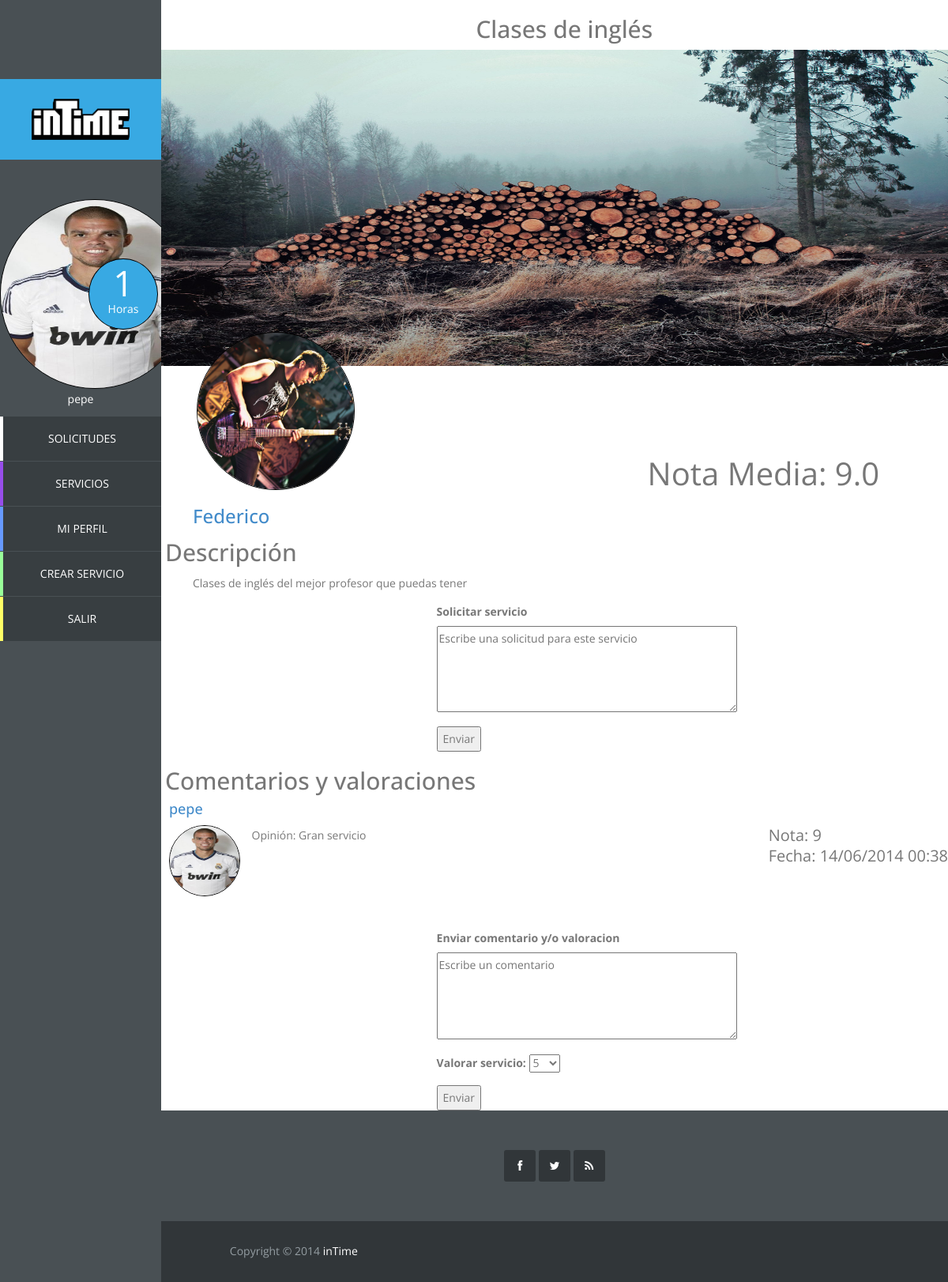
Page /vista/servicio.php?id_servicio=4 (signed in) on the earlier database version.
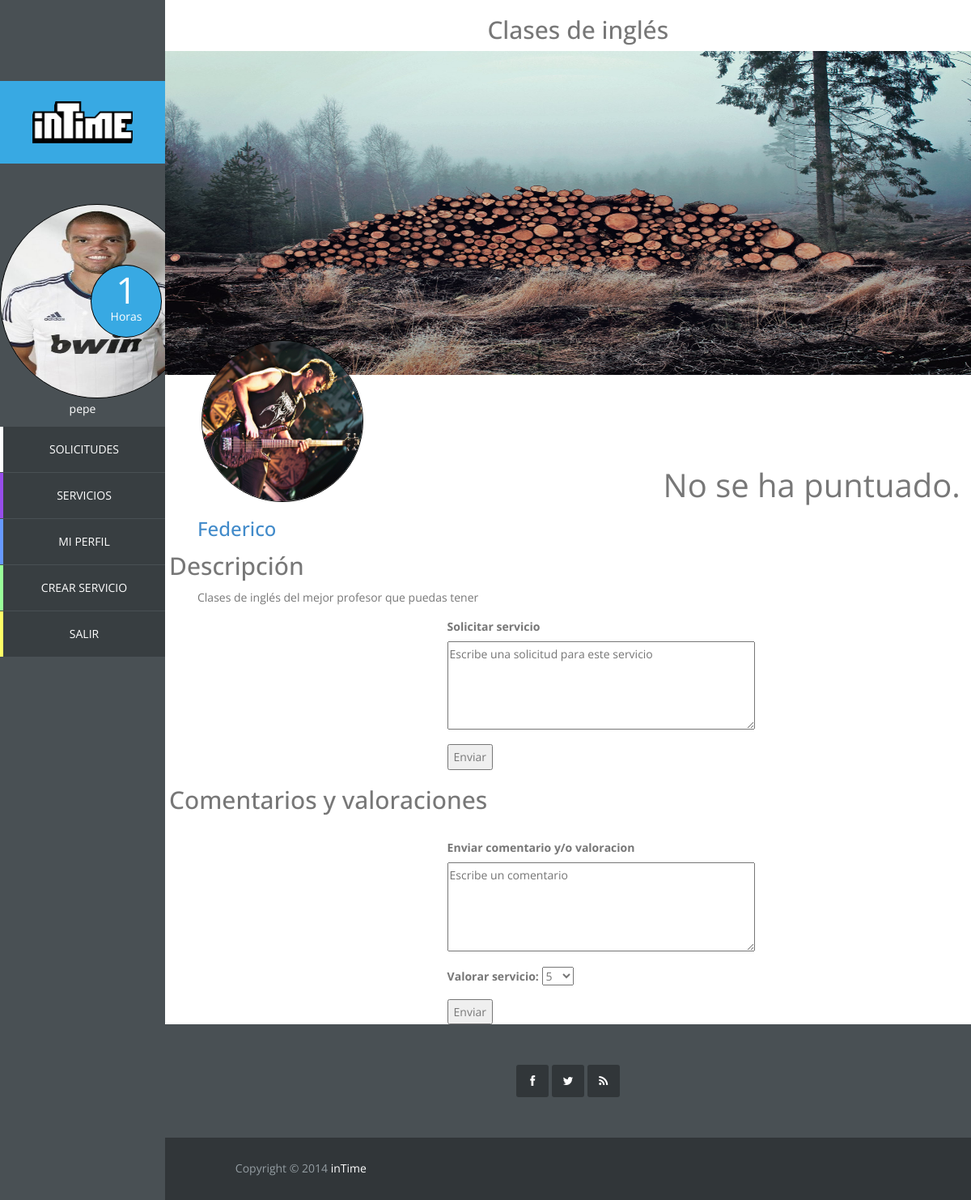
Same page on the later database version.
### tables this page shows
CREATE TABLE IF NOT EXISTS `usuario` (
  `id_usuario` int(11) NOT NULL AUTO_INCREMENT,
  `correo` varchar(40) NOT NULL,
  `nombre` varchar(20) NOT NULL,
  `apellidos` varchar(40) NOT NULL,
  `direccion` varchar(80) NOT NULL,
  `horas_usuario` int(11) NOT NULL,
  `foto_usuario` varchar(20) DEFAULT NULL,
  `pass` char(128) NOT NULL,
  `salt` char(128) NOT NULL,
  `vio_sol_recibidas` datetime NOT NULL,
  `vio_sol_enviadas` datetime NOT NULL,
  PRIMARY KEY (`id_usuario`),
  UNIQUE KEY `correo` (`correo`)
);

CREATE TABLE IF NOT EXISTS `servicio` (
  `id_servicio` int(11) NOT NULL AUTO_INCREMENT,
  `id_usuario` int(11) NOT NULL,
  `id_categoria` int(11) NOT NULL,
  `nombre_servicio` varchar(50) NOT NULL,
  `descripcion` varchar(1000) DEFAULT NULL,
  `horas` int(11) NOT NULL,
  `foto_servicio` blob,
  PRIMARY KEY (`id_servicio`),
  KEY `id_usuario` (`id_usuario`),
  KEY `id_categoria` (`id_categoria`)
);

CREATE TABLE IF NOT EXISTS `valoracion_servicio` (
  `id_valoracion` int(11) NOT NULL AUTO_INCREMENT,
  `id_ser_realizado` int(11) NOT NULL,
  `id_usuario` int(11) NOT NULL,
  `nota` int(11) NOT NULL,
  `opinion` varchar(500) NOT NULL,
  `fecha` datetime NOT NULL,
  PRIMARY KEY (`id_valoracion`),
  KEY `id_ser_realizado` (`id_ser_realizado`),
  KEY `id_usuario` (`id_usuario`)
);

### modelo/usuario.php (called while the page is built, shortened)
<?php
	class Usuario {
		private $id;
		private $nombre;
		private $horas;
		private $foto;
		public function __construct($id, $correo, $nombre, $apellidos, $direccion, $horas, $foto, $pass, $salt) {
			$this->id = $id;
			$this->nombre = $nombre;
			$this->horas = $horas;
			$this->foto = $foto;
		}
		public function getId(){
			return $this->id;
		}
		public function getNombre(){
			return $this->nombre;
		}
		public function getHoras(){
			return $this->horas;
		}
		public function getFoto(){
			return $this->foto;
		}
	}

### controlador/op_base_datos.php (called while the page is built, shortened)
<?php
class Mysql{
	protected $host="localhost";
	protected $user="root";
    protected $clave="";
    protected $bd="intime";
    protected $conexion;
	protected function conectar(){
        $this->conexion=mysqli_connect($this->host,$this->user,$this->clave);
        mysqli_select_db($this->conexion, $this->bd);
		$this->conexion->set_charset("utf8");
    }
	protected function escapaBd(&$args) {
		$numElems = count($args);
		for($i=0; $i < $numElems; $i++){
			$args[$i] = mysqli_real_escape_string($this->conexion, $args[$i]);
		}
	}
}

### controlador/op_base_datos_usuario.php (called while the page is built, shortened)
<?php
require_once '../controlador/op_base_datos.php';
class MysqlUsuario extends Mysql {
	public function conseguirUsuarioById($id){
		$pst = $this->conexion->prepare("select * from usuario where id_usuario = ?");
		$pst->bind_param("s", $id);
		$pst->execute();
		$pst->bind_result($id_usuario, $correo, $nombre, $apellidos, $direccion, $horas, $foto, $pass, $salt,
			$vio_sol_recibidas, $vio_sol_enviadas);
		$usuario = NULL;
		if($pst->fetch()){
			$usuario = new Usuario($id_usuario, $correo, $nombre, $apellidos, $direccion, $horas, $foto, $pass, $salt,
				$vio_sol_recibidas, $vio_sol_enviadas);
		}
		return $usuario;
	}
}

### controlador/op_base_datos_valoracion.php (called while the page is built, shortened)
<?php
require_once '../controlador/op_base_datos.php';
class MysqlValoracion extends Mysql {
	 public function conseguirValoraciones($id_servicio) {
		$args = array($id_servicio);
		$pst = $this->conexion->prepare("SELECT valoracion_servicio.* FROM valoracion_servicio NATURAL JOIN servicio_realizado
			JOIN solicitud WHERE servicio_realizado.id_solicitud = solicitud.id_solicitud and solicitud.id_servicio = ?");
		$pst->bind_param("i", $args[0]);
		$pst->execute();
		$pst->bind_result($id_valoracion, $id_servicio, $id_usuario, $nota, $opinion, $fecha);
		$resultado = NULL;
		while($pst->fetch()){
			$resultado[] = new Valoracion($id_valoracion, $id_servicio, $id_usuario, $nota, $opinion, $fecha);
		}
		return $resultado;
	}
}

### controlador/op_base_datos_servicio.php (called while the page is built, shortened)
<?php
require_once '../controlador/op_base_datos.php';
require_once '../modelo/servicio.php';
class MysqlServicio extends Mysql {
	 public function conseguirServicio($id) {
		$pst = $this->conexion->prepare("select * from servicio where id_servicio = ?");
		$pst->bind_param("i", $id);
		$pst->execute();
		$resultado = $pst->bind_result($id_servicio, $id_usuario, $id_categoria, $nombre, $descripcion, $horas, $foto);
		$servicio = NULL;
		if($pst->fetch()){
			$servicio = new Servicio($id_servicio, $id_usuario, $id_categoria, $nombre, $descripcion, $horas, $foto);
		}
		return $servicio;
	}
	 public function notamedia($id_servicio){
		$args = array($id_servicio);
		$pst=$this->conexion->prepare("SELECT ROUND(avg(nota),1) FROM valoracion_servicio NATURAL JOIN servicio_realizado
			JOIN solicitud WHERE servicio_realizado.id_solicitud = solicitud.id_solicitud and solicitud.id_servicio = ?");
		$pst->bind_param("i",$args[0]);
		$pst->execute();
		$pst->bind_result($nota);
		return $nota;
	}
}

### modelo/servicio.php (called while the page is built, shortened)
<?php
class Servicio {
	public $id_servicio,
		   $id_usuario,
		   $id_categoria,
		   $nombre,
		   $descripcion,
		   $horas,
		   $valoracion,
		   $nota,
		   $opinion,
		   $foto;
	public function __construct($id_servicio, $id_usuario, $id_categoria, $nombre, $descripcion, $horas, $foto) {
	    $this->id_usuario = $id_usuario;
	    $this->nombre = $nombre;
	    $this->descripcion = $descripcion;
	}
	public function getIdUsuario(){
		return $this->id_usuario;
	}
	public function getNombre(){
		return $this->nombre;
	}
	public function getDescripcion() {
		return $this->descripcion;
	}
}

### modelo/valoracion.php (called while the page is built, shortened)
<?php
class Valoracion {
	private $id_valoracion,
			$id_servicio,
			$id_usuario,
			$nota,
			$opinion,
			$fecha;
	public function __construct ($id_valoracion, $id_servicio, $id_usuario, $nota, $opinion, $fecha){
		$this->id_usuario = $id_usuario;
		$this->nota = $nota;
		$this->opinion = $opinion;
		$this->fecha = $fecha;
	}
	public function getIdUsuario(){
		return $this->id_usuario;
	}
	public function getNota(){
		return $this->nota;
	}
	public function getOpinion(){
		return $this->opinion;
	}
	public function getFechaFormateada(){
		$date = new DateTime($this->fecha);
		return $date->format(FormatoFecha::dateFormat);
	}
}

### vista/servicio.php (the view, shortened to what the rows shown need)
<?php
	require_once '../modelo/usuario.php';
	require_once '../modelo/servicio.php';
	require_once '../modelo/valoracion.php';
	require_once '../controlador/op_base_datos_servicio.php';
	require_once '../controlador/op_base_datos_usuario.php';
	require_once '../controlador/op_base_datos_valoracion.php';
?>
<!DOCTYPE html>
<html lang="es">
	<head>
		<link rel="stylesheet" href="css/bootstrap.min.css">
		<link rel="stylesheet" href="css/font-awesome.min.css">
		<link rel="stylesheet" href="css/templatemo_misc.css">
		<link rel="stylesheet" href="css/templatemo_style.css">
	</head>
	<?php
		if(isset($_GET['id_servicio'])){
			$id_servicio = $_GET['id_servicio'];
			$BDDServicio = new MysqlServicio();
			$BDDUsuario = new MysqlUsuario();
			$BDDValoracion = new MysqlValoracion();
			$servicio = $BDDServicio->conseguirServicio($id_servicio);
			if(isset($servicio)){
				$usuario = $BDDUsuario->conseguirUsuarioById($servicio->getIdUsuario());
				$valoraciones= $BDDValoracion->conseguirValoraciones($id_servicio);
				$resuldescrip = $servicio->getDescripcion();
				$resulmedia = $BDDServicio->notamedia($id_servicio);
				$nombreServicio= $servicio->getNombre();
				$fotoservice= $usuario->getFoto();
			}
		}
	?>
	<body>
		<?php include "sidebar.php"
		?>
		<div id="main-content">
			<div id="templatemo">
				<div class="cuerpo">
				<?php if(isset($servicio)){ ?>
				<div class="encabezado">
					<h2><?php
							echo $nombreServicio;
						?></h2>
					 <img src="images/slide3.jpg" >
				</div>
				<div class="servicio">
					<div class="autor">
						<img src="images/usuario/<?php if (isset($fotoservice)) {echo $usuario->getFoto();} else {echo "user_defect.png" ;}?>" >
						<div class="nombretrabajo">
							<a href="perfil.php?id_usuario=<?php echo $usuario->getId() ?>">
								<h3>
									<?php
										echo $usuario->getNombre();
									?>
								</h3></a>
						</div>
						<div class="valoraciones">
							<p>
								<?php
									if ($resulmedia <= 0) {
										echo 'No se ha puntuado.';
									} else {
										echo 'Nota Media: ' . $resulmedia;
									}
								?>
							</p>
						</div>
					</div>
					<div class="descripcion">
						<h2>Descripción</h2>
							<p>
								<?php
									echo $resuldescrip;
								?>
							</p>
					</div>
					<?php
						if(isset($_SESSION['login_admin']) && $_SESSION['login_admin'] ) {
						} else if ( (!isset($_SESSION['login_usuario']) || !$_SESSION['login_usuario']) ) {
						}else if (($_SESSION['usuario']->getId() == $usuario->getId()))  {
						}else {
					?>
					<div class="solicitud">
						<form action="../controlador/nuevasolicitud.php" method="post" enctype="multipart/form-data" accept-charset="utf-8">
							<label>Solicitar servicio</label>
							<p>
								<textarea name="solicitud" rows="4" cols="50" placeholder="Escribe una solicitud para este servicio"></textarea>
							</p>
							<button id="button-enviar-solicitud" type="submit" name="submit" value="Enviar">
								Enviar
							</button>
						</form>
					</div>
					<?php
					}
					?>
				</div>
				<div class="comentarios">
					<h2>Comentarios y valoraciones</h2>
					<div class ="comentario-ej">
					<?php
					for ($i=0; $i < count($valoraciones) ; $i++)
					{
					 $consultanombre=$BDDUsuario->conseguirUsuarioById($valoraciones[$i]->getIdUsuario())->getNombre();
					 $consultafoto=$BDDUsuario->conseguirUsuarioById($valoraciones[$i]->getIdUsuario())->getFoto();
					 $consultavalnota= $valoraciones[$i]->getNota();
					 $consultavalopinion=$valoraciones[$i]->getOpinion();
					 $consultavalFecha=$valoraciones[$i]->getFechaFormateada();
					 ?>
							<a href="perfil_usuario.php"><h4><?php echo $consultanombre ?></h4></a>
							<div class="coment-foto">
								<img src="images/<?php if (!isset($consultafoto)) {echo 'logo.png';}else{ echo 'usuario/'.$consultafoto;}?>"/>
							</div>
							<div class="coment-nota">
								<p>
									<?php
										echo "Nota: ".$consultavalnota."<br>"."  Fecha: ".$consultavalFecha."<br>"."<br>";
									?>
								</p>
							</div>
							<div class="coment">
								<p>
									<?php
									 if(isset($valoraciones)){
											foreach ($valoraciones as $valoracion) {
												echo "Opinión: ".$consultavalopinion."<br>"."<br>";
											}
										}
									?>
								</p>
							</div>
					<?php
					}
					?>
					</div>
					<?php
						if ( isset($_SESSION['login_admin']) && $_SESSION['login_admin'] ) {
						} else if( (!isset($_SESSION['login_usuario']) || !$_SESSION['login_usuario'])
							|| ($_SESSION['usuario']->getId() == $usuario->getId()))  {
						}else {
					?>
					<div class="comment-form">
						<form action="../controlador/insertarvaloracion.php" method="post" accept-charset="utf-8">
							<label>Enviar comentario y/o valoracion</label>
							<p>
								<textarea name="comentario" rows="4" cols="50" placeholder="Escribe un comentario"></textarea>
							</p>
							<p>
								<label>Valorar servicio:</label>
								<select name="valoracion">
									<option value="5" selected>5</option>
								</select>
							</p>
							<button type="submit" name="submit" value="Enviar">
								Enviar
							</button>
						</form>
					</div>
					<?php
					}
					?>
				</div>
				<?php
				}else{
					echo "<h1>Servicio inexistente</h1>";
				} ?>
				</div>
			</div>
		</div>
	</body>
</html>

### vista/sidebar.php (shortened to what the rows shown need)
<?php
$dir = $_SERVER["REQUEST_URI"];
$array = explode("/", $dir);
$n = count($array);
?>
	<div id="main-sidebar">
		<?php
		if($array[$n-1] == "index.php" || $array[$n-1] == ""){
		?>
		<div class="logo">
			<a href="index.php"><img src="vista/images/logo.png"/></a>
		</div>
		<ul class="main-menu">
			<li class="services">
				<a href='vista/mostrar_servicios.php'>servicios</a>
			</li>
			<li class="about">
				<a href="vista/sobrenosotros.php">sobre nosotros</a>
			</li>
			<li class="contact">
				<a href="vista/contacto.php">contacto</a>
			</li>
		</ul>
		<?php
		}else {
			require_once '../controlador/op_base_datos_usuario.php';
			if(isset($_SESSION['login_usuario']) && $_SESSION['login_usuario']){
				$user = $_SESSION['usuario'];
				$baseDatos = new MysqlUsuario();
				$user = $baseDatos->conseguirUsuarioById($user->getId());
		?>
				<div class="logo">
					<a href="perfil_usuario.php">
						<img src="images/logo.png"/>
					</a>
				</div>
				<div class="navigation-log-in">
					<ul class="main-menu">
						<div class="circle-text">
							<div class="contador">
									<?php echo $user->getHoras() ?>
							</div>
							<p>Horas</p>
						</div>
						<?php
							if($user->getFoto() == NULL){
								echo "<a href='perfil_usuario.php'><img src='images/usuario/user_defect.png'></a>";
							}else{
						?>
								<a href='perfil_usuario.php'><img src='<?php echo "images/usuario/".$user->getFoto() ?>'></a>
						<?php
							}
						?>
						<p>
							<?php echo $user->getNombre() ?>
						</p>
						<li class="requests">
							<a href="solicitudes.php">Solicitudes</a>
						</li>
						<li class="services">
							<a href="mostrar_servicios.php">servicios</a>
						</li>
						<li class="profile">
							<a href="perfil.php?id_usuario=<?php echo $user->getId() ?>">Mi Perfil</a>
						</li>
						<li class="new-job">
							<a href="crearservicio.php">Crear Servicio</a>
						</li>
						<li class="log-out">
							<a href="../controlador/logout.php">Salir</a>
						</li>
					</ul>
				</div>
		<?php
			}else if(isset($_SESSION['login_admin']) && $_SESSION['login_admin']) {
		?>
				<div class="logo">
					<a href="perfil_admin.php"><img src="images/logo.png"/></a>
				</div>
				<div class="navigation-log-in">
					<ul class="main-menu">
						<div class="circle-text">
							<div class="contador">-</div>
							<p>Horas</p>
						</div>
						<img src="images/admin.jpg" >
						<li class="user-list">
							<a href="usuariosadmin.php">Lista Usuarios</a>
						</li>
						<li class="service-list">
							<a href="serviciosadmin.php">Lista Servicios</a>
						</li>
						<li class="log-out">
							<a href="../controlador/logout.php">Salir</a>
						</li>
					</ul>
				</div>
		<?php
			}
		?>
		<?php
		}
		?>
	</div>

Differences in the rows shown:
removed valoracion_servicio: id_usuario.nombre "pepe", id_usuario.foto_usuario (picture), nota "9", fecha "14/06/2014 00:38", opinion "Gran servicio"
Other differences:
$resulmedia: "9.0" → (not shown)
text no longer shown: "Nota Media:"
text now shown: "No se ha puntuado."
